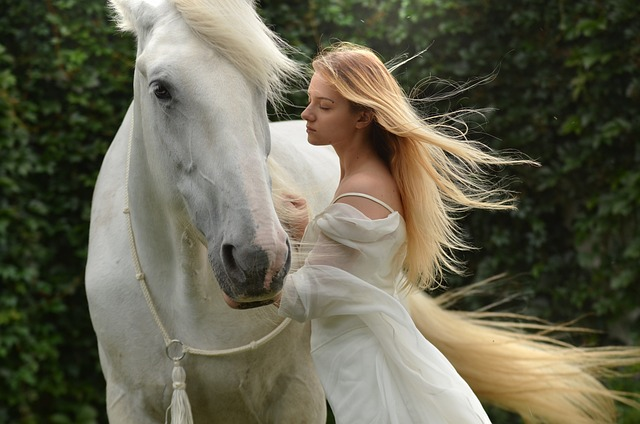
#> input picture ComputerVision/data/img4.jpg, 640 x 424 px, found by its file name
$ python 05_automationTer.py
#> lines starting #> are read from the running program, lines starting #| are printed output that depends on the picture
# Flipping Image
from PIL import Image

img_path = '../data/img4.jpg'

img = Image.open(img_path)
#> img is the input picture: PIL image 640x424 RGB; mean R, G, B 101.7, 99.5, 80.3

flipped_horizontal = img.transpose(Image.FLIP_LEFT_RIGHT)
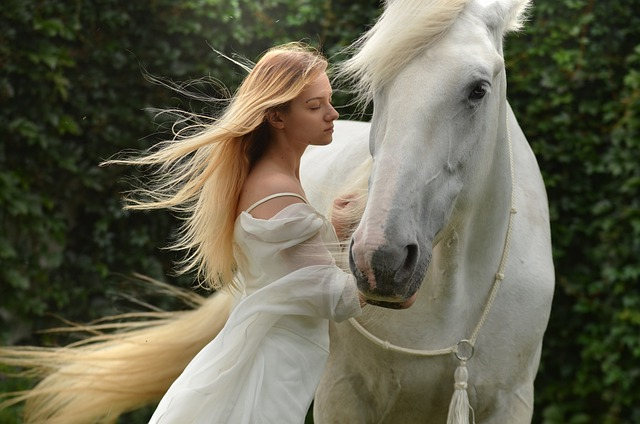
#> flipped_horizontal: PIL image 640x424 RGB; mean R, G, B 101.7, 99.5, 80.3
flipped_vertical = img.transpose(Image.FLIP_TOP_BOTTOM)
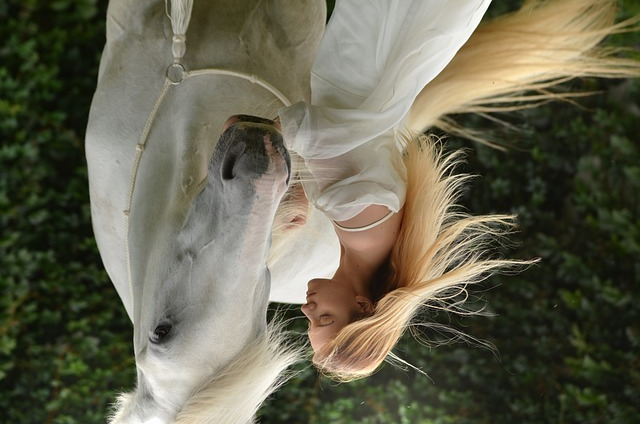
#> flipped_vertical: PIL image 640x424 RGB; mean R, G, B 101.7, 99.5, 80.3


flipped_horizontal.save('flipped_horizontal_img.jpg')
flipped_vertical.save('flipped_vertical_img.jpg')

$ run again, with ComputerVision/data/img1.jpg copied over ComputerVision/data/img4.jpg
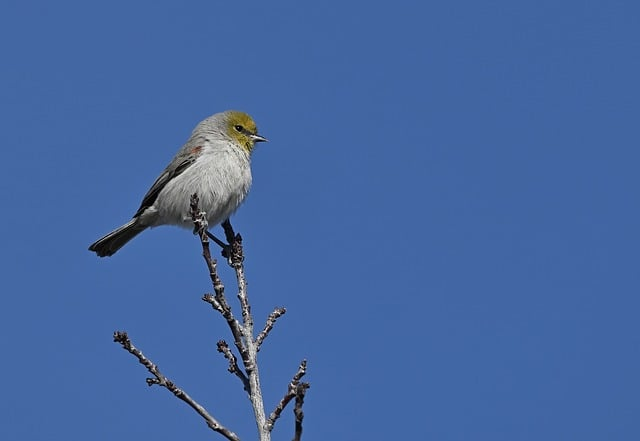
#> input picture ComputerVision/data/img1.jpg, 640 x 441 px, found by its file name
#> img is the input picture: PIL image 640x441 RGB; mean R, G, B 68.8, 102.6, 159.8
#> `flipped_horizontal = img.transpose(Image.FLIP_LEFT_RIGHT)`:
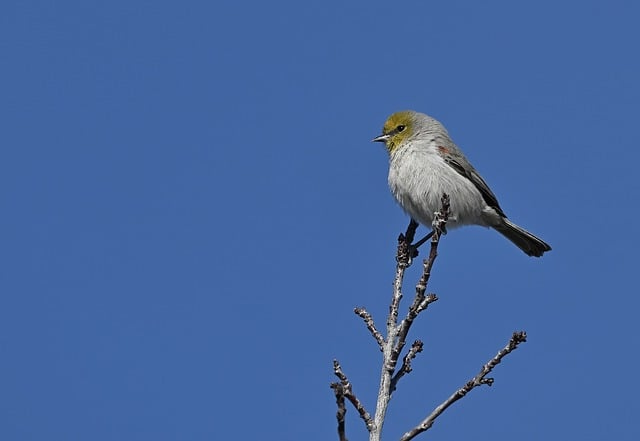
#> flipped_horizontal: PIL image 640x441 RGB; mean R, G, B 68.8, 102.6, 159.8
#> `flipped_vertical = img.transpose(Image.FLIP_TOP_BOTTOM)`:
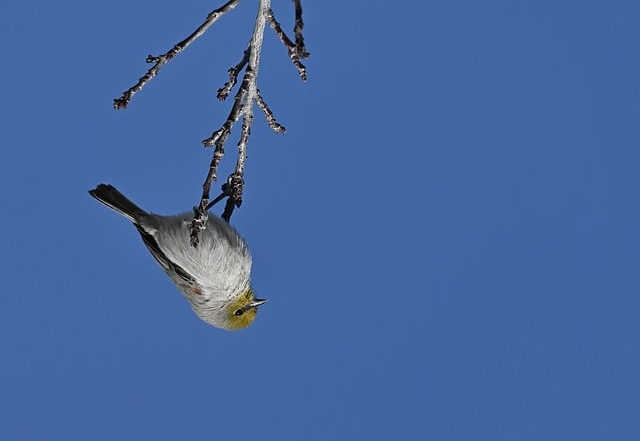
#> flipped_vertical: PIL image 640x441 RGB; mean R, G, B 68.8, 102.6, 159.8

$ run again, with ComputerVision/data/img2.jpg copied over ComputerVision/data/img4.jpg
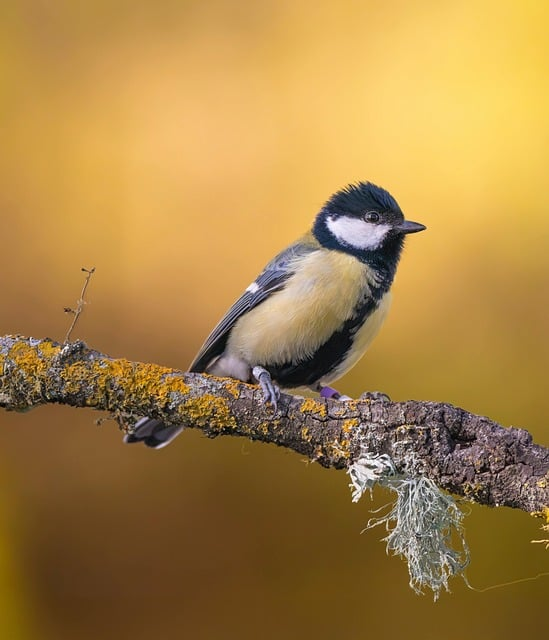
#> input picture ComputerVision/data/img2.jpg, 549 x 640 px, found by its file name
#> img is the input picture: PIL image 549x640 RGB; mean R, G, B 167.2, 130.9, 70.5
#> `flipped_horizontal = img.transpose(Image.FLIP_LEFT_RIGHT)`:
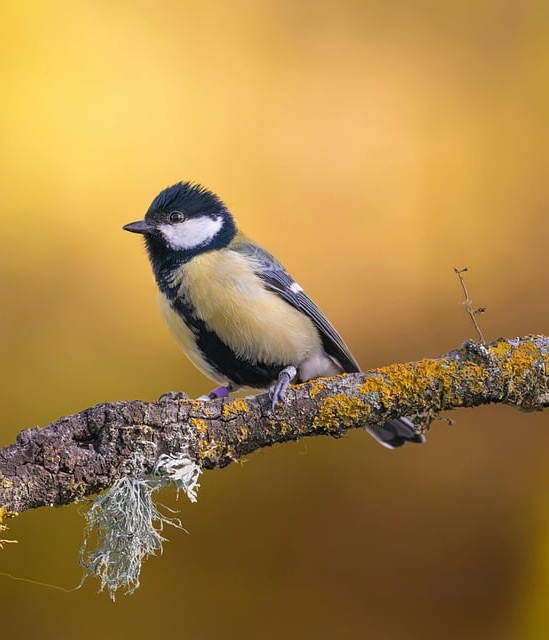
#> flipped_horizontal: PIL image 549x640 RGB; mean R, G, B 167.2, 130.9, 70.5
#> `flipped_vertical = img.transpose(Image.FLIP_TOP_BOTTOM)`:
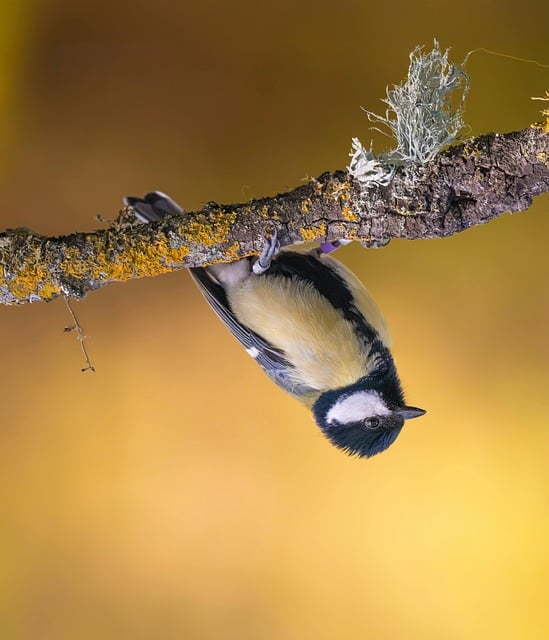
#> flipped_vertical: PIL image 549x640 RGB; mean R, G, B 167.2, 130.9, 70.5
